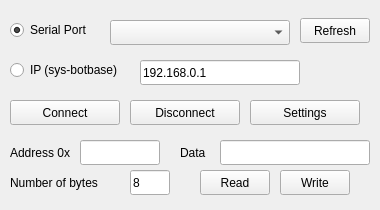
<?xml version="1.0" encoding="UTF-8"?>
<ui version="4.0">
 <class>MainWindow</class>
 <widget class="QMainWindow" name="MainWindow">
  <property name="geometry">
   <rect>
    <x>0</x>
    <y>0</y>
    <width>380</width>
    <height>210</height>
   </rect>
  </property>
  <property name="sizePolicy">
   <sizepolicy hsizetype="Preferred" vsizetype="Preferred">
    <horstretch>0</horstretch>
    <verstretch>0</verstretch>
   </sizepolicy>
  </property>
  <property name="minimumSize">
   <size>
    <width>380</width>
    <height>135</height>
   </size>
  </property>
  <property name="maximumSize">
   <size>
    <width>380</width>
    <height>210</height>
   </size>
  </property>
  <property name="baseSize">
   <size>
    <width>370</width>
    <height>130</height>
   </size>
  </property>
  <property name="focusPolicy">
   <enum>Qt::ClickFocus</enum>
  </property>
  <property name="windowTitle">
   <string>NXController</string>
  </property>
  <widget class="QWidget" name="centralwidget">
   <widget class="QComboBox" name="devicelist">
    <property name="geometry">
     <rect>
      <x>110</x>
      <y>20</y>
      <width>180</width>
      <height>25</height>
     </rect>
    </property>
   </widget>
   <widget class="QPushButton" name="B_Connect">
    <property name="geometry">
     <rect>
      <x>10</x>
      <y>100</y>
      <width>110</width>
      <height>25</height>
     </rect>
    </property>
    <property name="focusPolicy">
     <enum>Qt::ClickFocus</enum>
    </property>
    <property name="text">
     <string>Connect</string>
    </property>
   </widget>
   <widget class="QPushButton" name="B_Refresh">
    <property name="geometry">
     <rect>
      <x>300</x>
      <y>18</y>
      <width>70</width>
      <height>25</height>
     </rect>
    </property>
    <property name="focusPolicy">
     <enum>Qt::ClickFocus</enum>
    </property>
    <property name="text">
     <string>Refresh</string>
    </property>
   </widget>
   <widget class="QPushButton" name="B_Disconnect">
    <property name="geometry">
     <rect>
      <x>130</x>
      <y>100</y>
      <width>110</width>
      <height>25</height>
     </rect>
    </property>
    <property name="focusPolicy">
     <enum>Qt::ClickFocus</enum>
    </property>
    <property name="text">
     <string>Disconnect</string>
    </property>
   </widget>
   <widget class="QRadioButton" name="RB_Serial">
    <property name="geometry">
     <rect>
      <x>10</x>
      <y>20</y>
      <width>100</width>
      <height>20</height>
     </rect>
    </property>
    <property name="text">
     <string>Serial Port</string>
    </property>
    <property name="checked">
     <bool>true</bool>
    </property>
   </widget>
   <widget class="QRadioButton" name="RB_Socket">
    <property name="geometry">
     <rect>
      <x>10</x>
      <y>60</y>
      <width>130</width>
      <height>20</height>
     </rect>
    </property>
    <property name="text">
     <string>IP (sys-botbase)</string>
    </property>
   </widget>
   <widget class="QLabel" name="L_Address">
    <property name="geometry">
     <rect>
      <x>10</x>
      <y>145</y>
      <width>71</width>
      <height>16</height>
     </rect>
    </property>
    <property name="text">
     <string>Address 0x</string>
    </property>
   </widget>
   <widget class="QLabel" name="L_Data">
    <property name="geometry">
     <rect>
      <x>180</x>
      <y>145</y>
      <width>31</width>
      <height>16</height>
     </rect>
    </property>
    <property name="text">
     <string>Data</string>
    </property>
   </widget>
   <widget class="QLabel" name="L_Datasize">
    <property name="geometry">
     <rect>
      <x>10</x>
      <y>175</y>
      <width>101</width>
      <height>16</height>
     </rect>
    </property>
    <property name="text">
     <string>Number of bytes</string>
    </property>
   </widget>
   <widget class="QPushButton" name="B_Read">
    <property name="geometry">
     <rect>
      <x>200</x>
      <y>170</y>
      <width>70</width>
      <height>25</height>
     </rect>
    </property>
    <property name="focusPolicy">
     <enum>Qt::ClickFocus</enum>
    </property>
    <property name="text">
     <string>Read</string>
    </property>
   </widget>
   <widget class="QPushButton" name="B_Write">
    <property name="geometry">
     <rect>
      <x>280</x>
      <y>170</y>
      <width>70</width>
      <height>25</height>
     </rect>
    </property>
    <property name="focusPolicy">
     <enum>Qt::ClickFocus</enum>
    </property>
    <property name="text">
     <string>Write</string>
    </property>
   </widget>
   <widget class="QLineEdit" name="ipaddress">
    <property name="geometry">
     <rect>
      <x>140</x>
      <y>60</y>
      <width>160</width>
      <height>25</height>
     </rect>
    </property>
    <property name="focusPolicy">
     <enum>Qt::ClickFocus</enum>
    </property>
    <property name="text">
     <string>192.168.0.1</string>
    </property>
   </widget>
   <widget class="QLineEdit" name="ramaddress">
    <property name="geometry">
     <rect>
      <x>80</x>
      <y>140</y>
      <width>80</width>
      <height>25</height>
     </rect>
    </property>
    <property name="focusPolicy">
     <enum>Qt::ClickFocus</enum>
    </property>
    <property name="inputMask">
     <string/>
    </property>
   </widget>
   <widget class="QLineEdit" name="data">
    <property name="geometry">
     <rect>
      <x>220</x>
      <y>140</y>
      <width>150</width>
      <height>25</height>
     </rect>
    </property>
    <property name="focusPolicy">
     <enum>Qt::ClickFocus</enum>
    </property>
   </widget>
   <widget class="QLineEdit" name="datasize">
    <property name="geometry">
     <rect>
      <x>130</x>
      <y>170</y>
      <width>40</width>
      <height>25</height>
     </rect>
    </property>
    <property name="focusPolicy">
     <enum>Qt::ClickFocus</enum>
    </property>
    <property name="text">
     <string>8</string>
    </property>
   </widget>
   <widget class="QPushButton" name="B_Settings">
    <property name="geometry">
     <rect>
      <x>250</x>
      <y>100</y>
      <width>110</width>
      <height>25</height>
     </rect>
    </property>
    <property name="focusPolicy">
     <enum>Qt::ClickFocus</enum>
    </property>
    <property name="text">
     <string>Settings</string>
    </property>
   </widget>
  </widget>
 </widget>
 <resources/>
 <connections/>
</ui>
